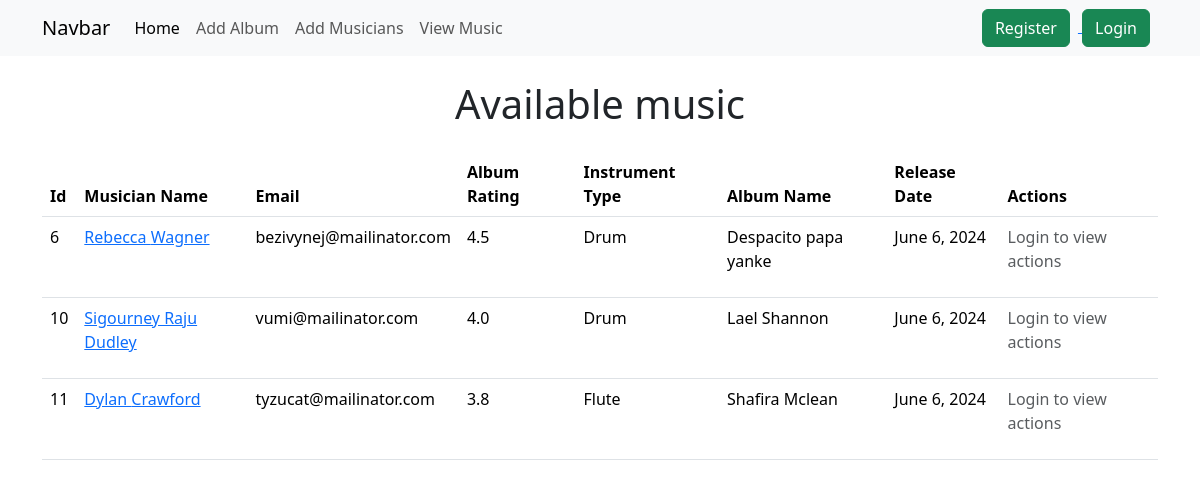
The page /musician/view-musics/ on the database as committed earlier.
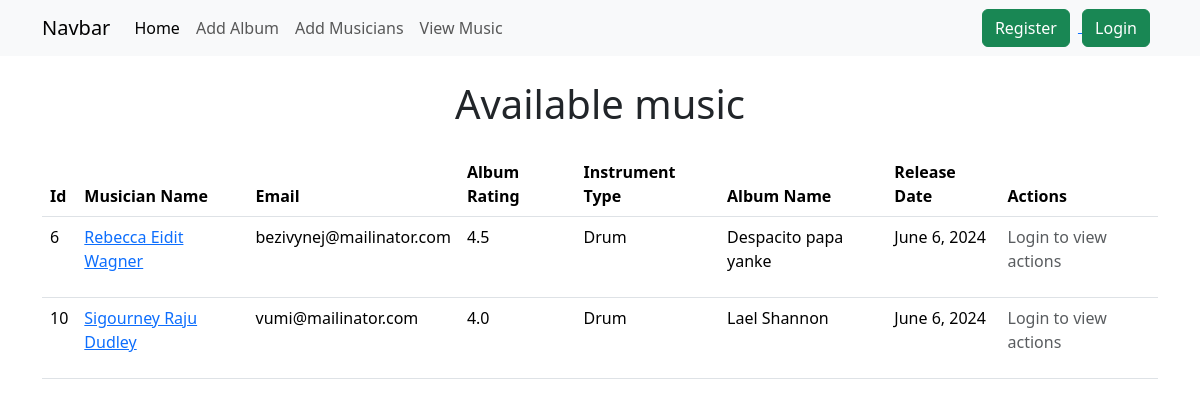
The same page on the database as committed later.
### musicians/models.py (models this page shows, shortened)
class Album(models.Model):
    album_name = models.CharField(max_length=255)
    release_date = models.DateField(auto_now_add=True)
    rating = models.FloatField(
        validators=[MaxValueValidator(5.0), MinValueValidator(0.0)])
    musician = models.ForeignKey(Musician, on_delete=models.CASCADE)

class Musician(models.Model):
    first_name = models.CharField(
        max_length=255, error_messages="Name can't be more than 255 characters")
    last_name = models.CharField(
        max_length=255, error_messages="Name can't be more than 255 characters")
    email = models.EmailField(
        unique=True, error_messages="Email must be unique and valid")
    phone_number = models.CharField(
        max_length=11, error_messages="Phone number must be 11 digits")
    instrument = models.CharField(max_length=50, choices=instruments_choices)

### musicians/views.py (the view)
# urls.py: path('view-musics/', views.DisplayMusicsView.as_view(), name="view_musics"),
class DisplayMusicsView(ListView):
    model = Album
    template_name = 'viewMusics.html'
    def get_context_data(self, **kwargs):
        context = super().get_context_data(**kwargs)
        context["data"] = context['object_list']
        return context

### musicians/templates/viewMusics.html
{% extends "base.html" %}
{% block mainContent %}
    <section class="container">
        <h1 class="text-center my-4">Available music</h1>
        <table class="table">
            <thead>
                <tr>
                    <th scope="col">Id</th>
                    <th scope="col">Musician Name</th>
                    <th scope="col">Email</th>
                    <th scope="col">Album Rating</th>
                    <th scope="col">Instrument Type</th>
                    <th scope="col">Album Name</th>
                    <th scope="col">Release Date</th>
                    <th scope="col">Actions</th>
                </tr>
            </thead>
            <tbody>
                {% for album in data %}
                    <tr>
                        <td scope="col">{{ album.id }}</td>
                        <td scope="col">
                            <a href="{% url "edit_musician" album.musician.id %}">{{ album.musician.first_name }} {{ album.musician.last_name }}</a>
                        </td>
                        <td scope="col">{{ album.musician.email }}</td>
                        <td scope="col">{{ album.rating }}</td>
                        <td scope="col">{{ album.musician.instrument }}</td>
                        <td scope="col">{{ album.album_name }}</td>
                        <td scope="col">{{ album.release_date }}</td>
                        <td scope="col">
                            {% if user.is_authenticated %}
                                <a href="{% url "edit_album" album.id %}">
                                    <button class="btn me-1 btn-warning mb-2">Edit</button>
                                </a>
                                <form action="{% url "delete_album" album.id %}" method="post">
                                    {% csrf_token %}
                                    <button class="btn me-1 btn-danger">Delete</button>
                                </form>
                            {% else %}
                                <p class="text-muted">Login to view actions</p>
                            {% endif %}
                        </td>
                    </tr>
                {% endfor %}
            </tbody>
        </table>
    </section>
{% endblock mainContent %}

Rows that differ between the two databases and show on the page:
removed Album: id "11", musician.first_name "Dylan", musician.last_name "Crawford", musician.email "tyzucat@mailinator.com", rating "3.8", musician.instrument "Flute", album_name "Shafira Mclean", release_date "June 6, 2024"
changed through a linked row, Album "Despacito papa yanke": musician.first_name "Rebecca" → "Rebecca Eidit"
